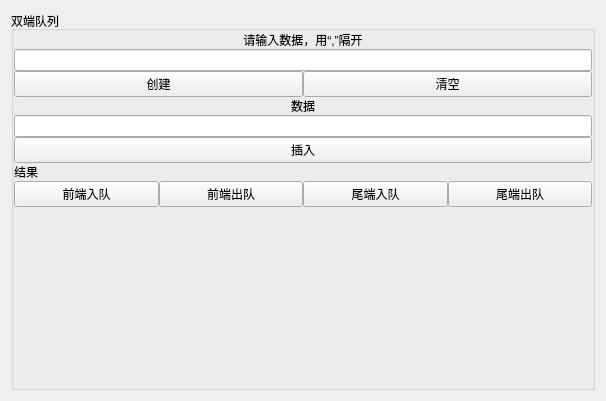
<?xml version="1.0" encoding="UTF-8"?>
<ui version="4.0">
 <class>DequeueUI</class>
 <widget class="QWidget" name="DequeueUI">
  <property name="geometry">
   <rect>
    <x>0</x>
    <y>0</y>
    <width>606</width>
    <height>401</height>
   </rect>
  </property>
  <property name="windowTitle">
   <string>Form</string>
  </property>
  <layout class="QHBoxLayout" name="horizontalLayout_3">
   <item>
    <widget class="QGroupBox" name="groupBox">
     <property name="title">
      <string>双端队列</string>
     </property>
     <layout class="QVBoxLayout" name="verticalLayout">
      <property name="spacing">
       <number>0</number>
      </property>
      <property name="leftMargin">
       <number>0</number>
      </property>
      <property name="topMargin">
       <number>0</number>
      </property>
      <property name="rightMargin">
       <number>0</number>
      </property>
      <property name="bottomMargin">
       <number>0</number>
      </property>
      <item>
       <widget class="QLabel" name="label_3">
        <property name="maximumSize">
         <size>
          <width>16777215</width>
          <height>20</height>
         </size>
        </property>
        <property name="layoutDirection">
         <enum>Qt::LeftToRight</enum>
        </property>
        <property name="text">
         <string>&lt;html&gt;&lt;head/&gt;&lt;body&gt;&lt;p align=&quot;center&quot;&gt;请输入数据，用“,”隔开&lt;/p&gt;&lt;/body&gt;&lt;/html&gt;</string>
        </property>
       </widget>
      </item>
      <item>
       <widget class="QLineEdit" name="dataEdit"/>
      </item>
      <item>
       <layout class="QHBoxLayout" name="horizontalLayout">
        <item>
         <widget class="QPushButton" name="createButton">
          <property name="text">
           <string>创建</string>
          </property>
         </widget>
        </item>
        <item>
         <widget class="QPushButton" name="cleanButton">
          <property name="text">
           <string>清空</string>
          </property>
         </widget>
        </item>
       </layout>
      </item>
      <item>
       <widget class="QLabel" name="label_6">
        <property name="maximumSize">
         <size>
          <width>16777215</width>
          <height>20</height>
         </size>
        </property>
        <property name="layoutDirection">
         <enum>Qt::LeftToRight</enum>
        </property>
        <property name="text">
         <string>&lt;html&gt;&lt;head/&gt;&lt;body&gt;&lt;p align=&quot;center&quot;&gt;数据&lt;/p&gt;&lt;/body&gt;&lt;/html&gt;</string>
        </property>
       </widget>
      </item>
      <item>
       <widget class="QLineEdit" name="insert_Edit1"/>
      </item>
      <item>
       <widget class="QPushButton" name="headinsertButton">
        <property name="text">
         <string>插入</string>
        </property>
       </widget>
      </item>
      <item>
       <widget class="QLabel" name="label">
        <property name="text">
         <string>结果</string>
        </property>
       </widget>
      </item>
      <item>
       <layout class="QHBoxLayout" name="horizontalLayout_2">
        <item>
         <widget class="QPushButton" name="headinsertButton1">
          <property name="text">
           <string>前端入队</string>
          </property>
         </widget>
        </item>
        <item>
         <widget class="QPushButton" name="headdeleteButton">
          <property name="text">
           <string>前端出队</string>
          </property>
         </widget>
        </item>
        <item>
         <widget class="QPushButton" name="tailinsertButton">
          <property name="text">
           <string>尾端入队</string>
          </property>
         </widget>
        </item>
        <item>
         <widget class="QPushButton" name="taildeleteButton">
          <property name="text">
           <string>尾端出队</string>
          </property>
         </widget>
        </item>
       </layout>
      </item>
      <item>
       <spacer name="verticalSpacer">
        <property name="orientation">
         <enum>Qt::Vertical</enum>
        </property>
        <property name="sizeHint" stdset="0">
         <size>
          <width>20</width>
          <height>40</height>
         </size>
        </property>
       </spacer>
      </item>
     </layout>
    </widget>
   </item>
  </layout>
 </widget>
 <tabstops>
  <tabstop>cleanButton</tabstop>
  <tabstop>dataEdit</tabstop>
  <tabstop>createButton</tabstop>
  <tabstop>headdeleteButton</tabstop>
  <tabstop>taildeleteButton</tabstop>
  <tabstop>insert_Edit1</tabstop>
  <tabstop>headinsertButton1</tabstop>
  <tabstop>tailinsertButton</tabstop>
 </tabstops>
 <resources/>
 <connections>
  <connection>
   <sender>cleanButton</sender>
   <signal>clicked()</signal>
   <receiver>DequeueUI</receiver>
   <slot>on_clean_btn_clicked()</slot>
   <hints>
    <hint type="sourcelabel">
     <x>391</x>
     <y>176</y>
    </hint>
    <hint type="destinationlabel">
     <x>443</x>
     <y>182</y>
    </hint>
   </hints>
  </connection>
  <connection>
   <sender>headinsertButton</sender>
   <signal>clicked()</signal>
   <receiver>DequeueUI</receiver>
   <slot>on_headinsert_btn_clicked()</slot>
   <hints>
    <hint type="sourcelabel">
     <x>302</x>
     <y>124</y>
    </hint>
    <hint type="destinationlabel">
     <x>443</x>
     <y>252</y>
    </hint>
   </hints>
  </connection>
  <connection>
   <sender>tailinsertButton</sender>
   <signal>clicked()</signal>
   <receiver>DequeueUI</receiver>
   <slot>on_tailinsert_btn_clicked()</slot>
   <hints>
    <hint type="sourcelabel">
     <x>347</x>
     <y>275</y>
    </hint>
    <hint type="destinationlabel">
     <x>443</x>
     <y>285</y>
    </hint>
   </hints>
  </connection>
  <connection>
   <sender>headdeleteButton</sender>
   <signal>clicked()</signal>
   <receiver>DequeueUI</receiver>
   <slot>on_headdelete_btn_clicked()</slot>
   <hints>
    <hint type="sourcelabel">
     <x>240</x>
     <y>277</y>
    </hint>
    <hint type="destinationlabel">
     <x>441</x>
     <y>349</y>
    </hint>
   </hints>
  </connection>
  <connection>
   <sender>taildeleteButton</sender>
   <signal>clicked()</signal>
   <receiver>DequeueUI</receiver>
   <slot>on_taildelete_btn_clicked()</slot>
   <hints>
    <hint type="sourcelabel">
     <x>330</x>
     <y>277</y>
    </hint>
    <hint type="destinationlabel">
     <x>443</x>
     <y>401</y>
    </hint>
   </hints>
  </connection>
  <connection>
   <sender>createButton</sender>
   <signal>clicked()</signal>
   <receiver>DequeueUI</receiver>
   <slot>on_create_btn_clicked()</slot>
   <hints>
    <hint type="sourcelabel">
     <x>120</x>
     <y>93</y>
    </hint>
    <hint type="destinationlabel">
     <x>554</x>
     <y>60</y>
    </hint>
   </hints>
  </connection>
 </connections>
 <slots>
  <slot>on_clean_btn_clicked()</slot>
  <slot>on_create_btn_clicked()</slot>
  <slot>on_delete_btn_clicked()</slot>
  <slot>on_headinsert_btn_clicked()</slot>
  <slot>on_tailinsert_btn_clicked()</slot>
  <slot>on_locationinsert_btn_clicked()</slot>
  <slot>on_headdelete_btn_clicked()</slot>
  <slot>on_taildelete_btn_clicked()</slot>
  <slot>on_locationdelete_btn_clicked()</slot>
  <slot>on_search_btn_clicked()</slot>
  <slot>text()</slot>
 </slots>
</ui>
